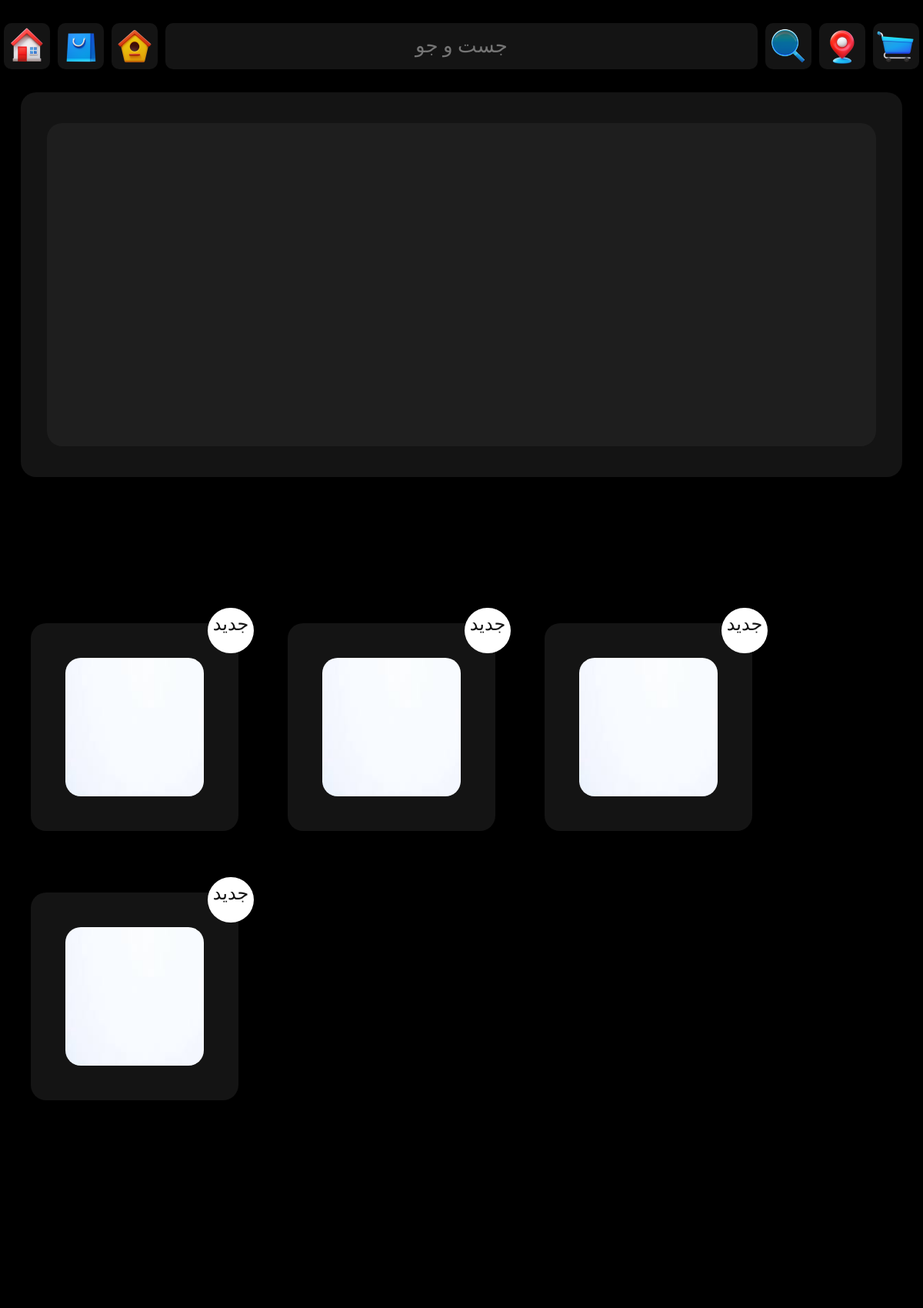
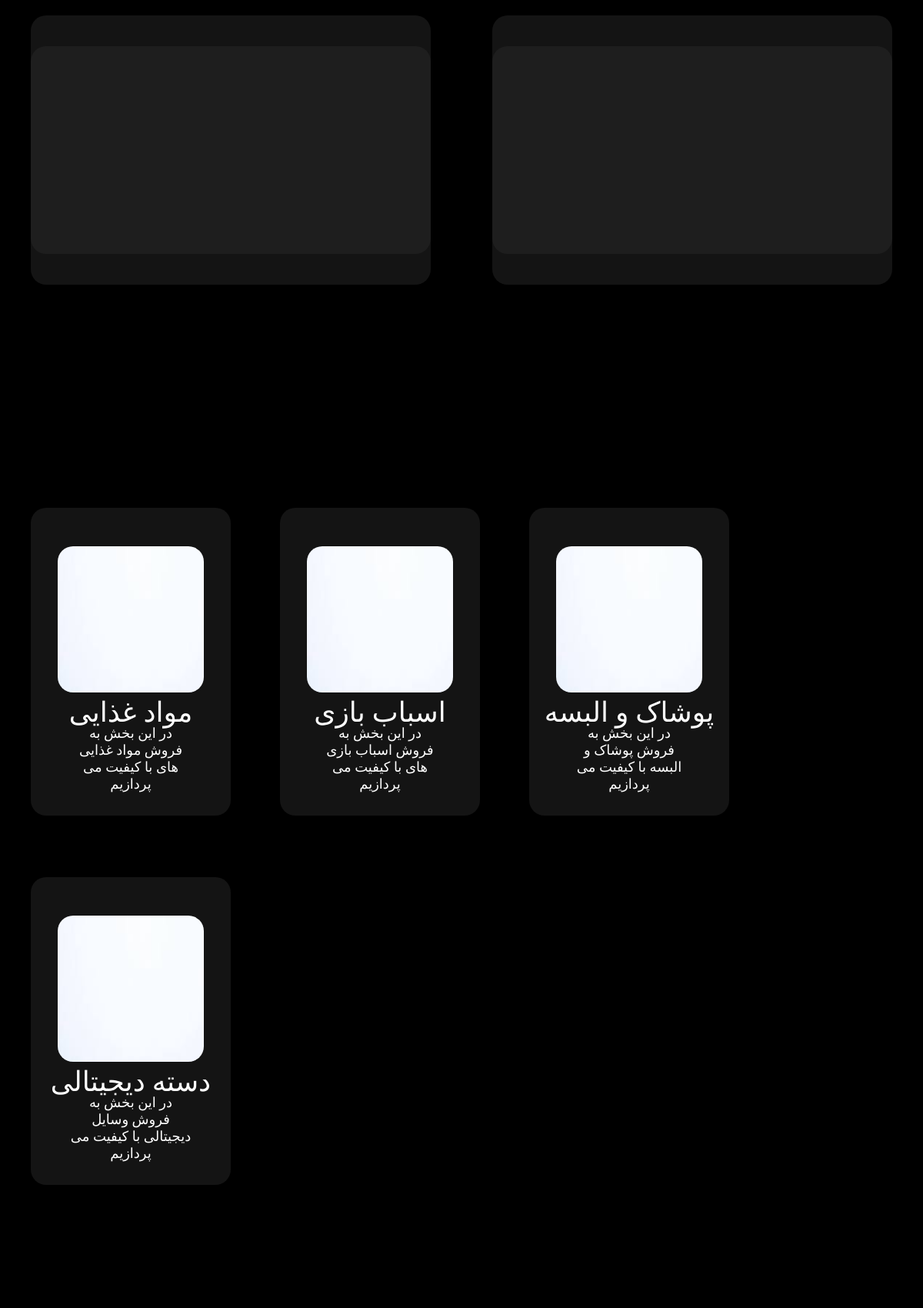
The page / (upper part) on the database its author committed (2 pictures, top to bottom).
### Branch/models.py (models this page shows, shortened)
class Product(models.Model):
	status =  (
		("d", "Draft"),
		("p", "Publish")
	)
	name = models.CharField(max_length = 20, null = True)
	price = models.CharField(max_length = 90, null = True)
	category = models.CharField(max_length = 50, null = True)
	image = models.ImageField(null=True, upload_to = "Images")
	publish = models.DateTimeField(default = timezone.now)
	created = models.DateTimeField(auto_now_add = True)
	created = models.DateTimeField(auto_now = True)
	status = models.CharField(max_length = 1, choices = status)

class Categorie(models.Model):
	status =  (
		("d", "Draft"),
		("p", "Publish")
	)
	name = models.CharField(max_length = 20, null = True)
	description = models.CharField(max_length = 90, null = True)
	image = models.ImageField(null=True, upload_to = "Images")
	publish = models.DateTimeField(default = timezone.now)
	created = models.DateTimeField(auto_now_add = True)
	created = models.DateTimeField(auto_now = True)
	status = models.CharField(max_length = 1, choices = status)

### Branch/views.py (the view)
# urls.py: path('', home, name="home"),
def home(request):
	context = {"Categories" : Categorie.objects.filter(status = "p").order_by("-publish")[:4],
	"Products" : Product.objects.filter(status = "p").order_by("-publish")[:4],
	}
	return render(request, "index.html", context)

### Branch/templates/index.html (shortened to what this page needs)
{% load static %}
<!DOCTYPE html>
<html>
    <head>
        <link href="https://unpkg.com/aos@2.3.1/dist/aos.css" rel="stylesheet">
        <link rel="stylesheet" href="{% static 'css/index.css' %}">
    </head>
    <body>
      <div id="icon-container" data-aos="fade-down">
        <a href="/"><div id="toolbar">
          <img title="Home" class="icon" src="{% static 'img/home.png' %}">
        </div></a>
        <a href="/offer"><div id="toolbar">
          <img title="Offer" class="icon" src="{% static 'img/sell.png' %}">
        </div></a>
        <a href="/"><div id="toolbar">
          <img title="Products" class="icon" src="{% static 'img/offers.png' %}">
        </div></a>
        <input type="text" placeholder="جست و جو" id="search-bar">
        <div onclick="load_search()" id="toolbar">
          <img title="Search" class="icon" onclick="load_search()" src="{% static 'img/search.png' %}">
        </div>
        <div onclick="load_location()" id="toolbar">
          <img title="Location" class="icon" onclick="load_location()" src="{% static 'img/location.png' %}">
        </div>
        <a href="/"><div id="toolbar">
          <img title="Cart" class="icon" src="{% static 'img/cart.png' %}">
        </div></a>
      </div>
      <div data-aos="fade-down" id="main-div">
        <div id="another-div"></div>
      </div>
      <div data-aos="fade-down" data-aos-duration="750" id="product-container">
        {% for Product in Products %}
          <div id="product-div">
            <img class="product-image" src="{{Product.image.url}}">
            <div data-aos="zoom-in" data-aos-delay="1000" data-aos-duration="250" class="sale-tag">جدید</div>
          </div>
        {% endfor %}
      </div>
      <div data-aos="fade-down" data-aos-duration="750" id="news-container">
        <div id="outer-div">
          <div id="inner-div">
          </div>
        </div>
        <div id="outer-div">
          <div id="inner-div">
          </div>
        </div>
      </div>
      <div data-aos="fade-down" data-aos-duration="750" id="product-container">
        {% for Category in Categories %}
          <div id="category-div">
            <img class="category-image" src="{{Category.image.url}}">
            <p class="category-title">{{Category.name}}</p>
            <p class="category-description">{{Category.description}}</p>
          </div>
        {% endfor %}
      </div>
    </body>
</html>

### Branch/static/css/index.css (style rules this page uses)
* { padding:0px; margin:0px; }
a { text-decoration:none; color:white; }
Body { background-color:black; }
#toolbar { background-color:rgb(20,20,20); width:60px; height:60px; border-radius:10px; display:inline-block; cursor:pointer; margin:10px 5px; transition:0.2s; }
.icon { width:50px; height:50px; border-radius:10px; margin:5px 5px; cursor:pointer; }
#icon-container { justify-content:center; display:flex; margin:20px auto; }
#search-bar { width:870px; height:60px; border-radius:10px; background:rgb(20,20,20); border:none; margin:10px 5px; font-family:Aviny; font-size:26px; color:white; text-align:center; display:block; transition:0.2s; }
#product-container { justify-content:center; margin-left:10px; margin-top:100px; }
#product-div { background:rgb(20,20,20); width:270px; height:270px; margin:40px 30px; display:inline-block; justify-content:center; border-radius:20px; transition:0.2s; }
.product-image { width:180px; height:180px; border-radius:20px; margin:45px auto; justify-content:center; display:flex; }
#main-div { width:95.5%; height:500px; border-radius:20px; background:rgb(20,20,20); justify-content:center; display:flex; margin:0px auto; }
#another-div { width:94%; height:420px; border-radius:20px; background:rgb(30,30,30); justify-content:center; display:flex; margin:40px auto; }
.sale-tag { background:white; border-radius:40px; width:60px; height:52px; font-family:Aviny; font-size:24px; color:rgb(20,20,20); text-align:center; padding-top:7px; margin-top:-290px; margin-left:230px; }
#category-div { background:rgb(20,20,20); width:260px; height:400px; margin:40px 30px; display:inline-block; justify-content:center; border-radius:20px; transition:0.2s; }
.category-title { font-family:Aviny; font-size:36px; color:white; text-align:center; margin-top:-45px; }
.category-description { font-family:Aviny; font-size:18px; color:white; width:160px; text-align:center; margin:-5px auto; justify-content:center; display:flex; }
.category-image { width:190px; height:190px; border-radius:20px; margin:50px auto; display:flex; justify-content:center; }
#news-container { justify-content:center; display:flex; margin:200px auto; }
#outer-div { width:600px; height:350px; border-radius:20px; background:rgb(20,20,20); display:inline-block; margin:50px 40px; }
#inner-div { width:520px; height:270px; border-radius:20px; background:rgb(30,30,30); margin:40px auto; justify-content:center; display:flex; }

### rows shown on the page
Product: image (picture)
Product: image (picture)
Product: image (picture)
Product: image (picture)
Categorie: image (picture), name "مواد غذایی", description "در این بخش به فروش مواد غذایی های با کیفیت می پردازیم"
Categorie: image (picture), name "اسباب بازی", description "در این بخش به فروش اسباب بازی های با کیفیت می پردازیم"
Categorie: image (picture), name "پوشاک و البسه", description "در این بخش به فروش پوشاک و البسه با کیفیت می پردازیم"
Categorie: image (picture), name "دسته دیجیتالی", description "در این بخش به فروش وسایل دیجیتالی با کیفیت می پردازیم"
